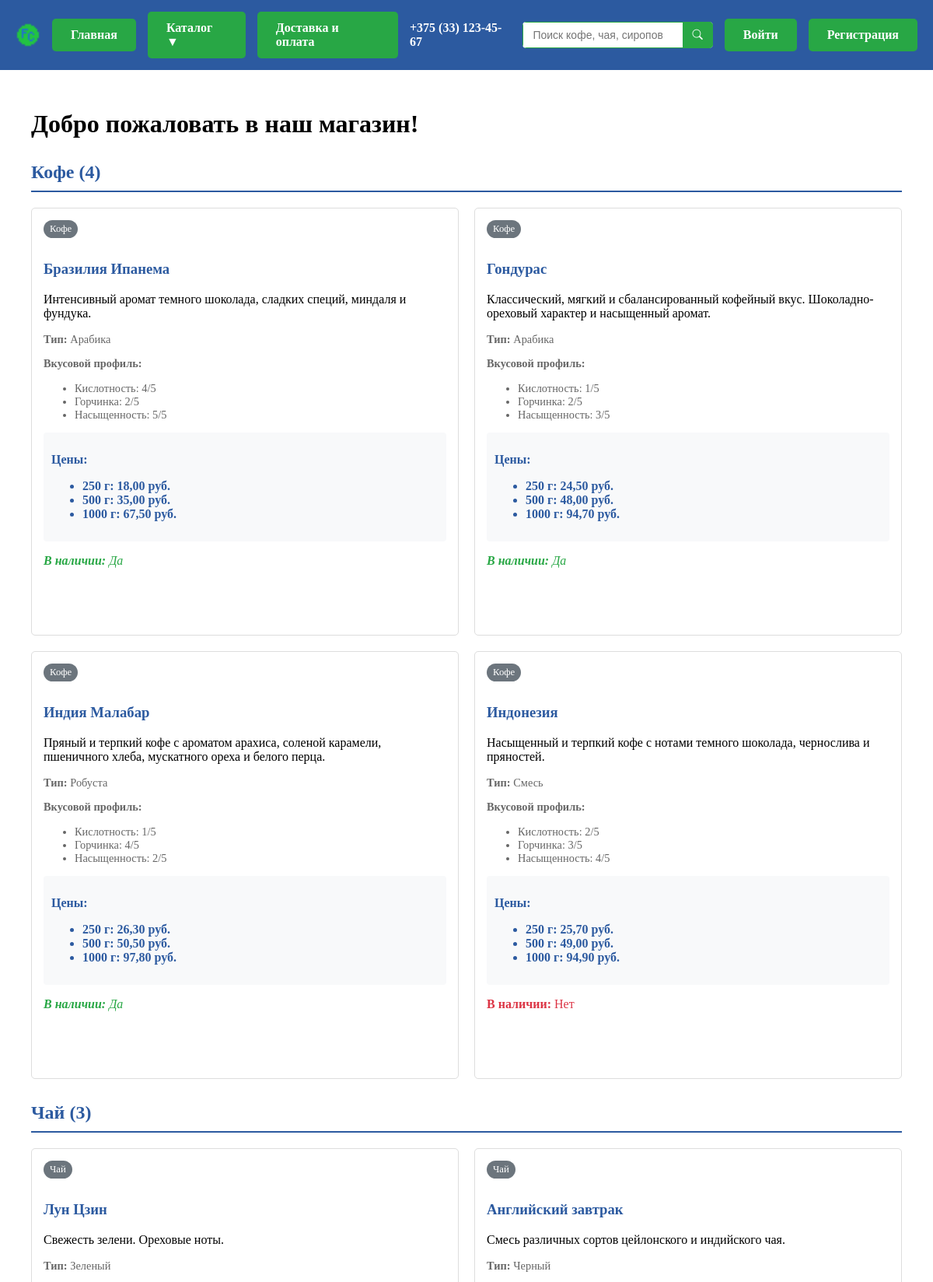
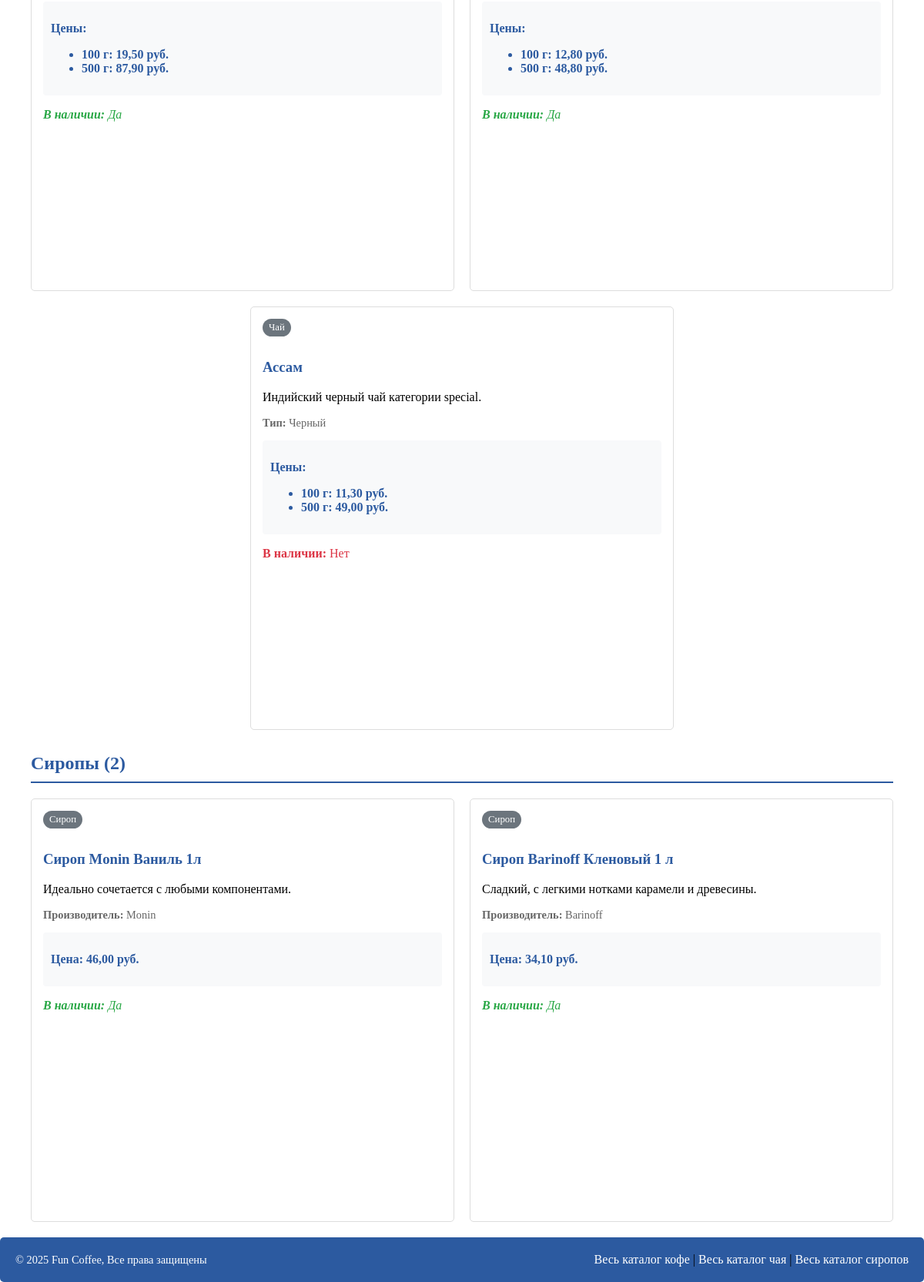
Screenshot of /products/ with the database file from the repository (2 pictures, top to bottom).
### products/models.py (models this page shows, shortened)
class Product(models.Model):
    name = models.CharField(max_length=100, verbose_name='Название')
    description = models.TextField(blank=True, verbose_name='Описание', default='')
    is_available = models.BooleanField(default=True, verbose_name='В наличии')
    class Meta:
        abstract = True

class Coffee(Product):
    COFFEE_TYPE_CHOICES = [
        ('arabica', 'Арабика'),
        ('robusta', 'Робуста'),
        ('blend', 'Смесь'),
    ]
    GRAMS_CHOICES = [
        (250, '250 г'),
        (500, '500 г'),
        (1000, '1000 г'),
    ]
    coffee_type = models.CharField(
        max_length=10,
        choices=COFFEE_TYPE_CHOICES,
        verbose_name='Сорт кофе',
        default='arabica'
    )
    price_250g = models.DecimalField(
        max_digits=10,
        decimal_places=2,
        verbose_name='Цена за 250 г',
        default=0.00
    )
    price_500g = models.DecimalField(
        max_digits=10,
        decimal_places=2,
        verbose_name='Цена за 500 г',
        default=0.00
    )
    price_1000g = models.DecimalField(
        max_digits=10,
        decimal_places=2,
        verbose_name='Цена за 1000 г',
        default=0.00
    )
    acidity = models.PositiveSmallIntegerField(
        verbose_name='Кислотность (1-5)',
        validators=[MinValueValidator(1), MaxValueValidator(5)],
        help_text='Оценка от 1 до 5',
        default=3
    )
    bitterness = models.PositiveSmallIntegerField(
        verbose_name='Горчинка (1-5)',
        validators=[MinValueValidator(1), MaxValueValidator(5)],
        help_text='Оценка от 1 до 5',
        default=3
    )
    intensity = models.PositiveSmallIntegerField(
        verbose_name='Насыщенность (1-5)',
        validators=[MinValueValidator(1), MaxValueValidator(5)],
        help_text='Оценка от 1 до 5',
        default=3
    )
    class Meta:
        verbose_name = 'Кофе'
        verbose_name_plural = 'Кофе'

class Tea(Product):
    TEA_TYPE_CHOICES = [
        ('black', 'Черный'),
        ('green', 'Зеленый'),
    ]
    GRAMS_CHOICES = [
        (100, '100 г'),
        (500, '500 г'),
    ]
    tea_type = models.CharField(
        max_length=10,
        choices=TEA_TYPE_CHOICES,
        verbose_name='Вид чая',
        default='black'
    )
    price_100g = models.DecimalField(
        max_digits=10,
        decimal_places=2,
        verbose_name='Цена за 100 г',
        default=0.00
    )
    price_500g = models.DecimalField(
        max_digits=10,
        decimal_places=2,
        verbose_name='Цена за 500 г',
        default=0.00
    )
    class Meta:
        verbose_name = 'Чай'
        verbose_name_plural = 'Чай'

class Syrup(Product):
    MANUFACTURER_CHOICES = [
        ('manufacturer1', 'Monin'),
        ('manufacturer2', 'Barinoff'),
    ]
    manufacturer = models.CharField(
        max_length=20,
        choices=MANUFACTURER_CHOICES,
        verbose_name='Производитель',
        default='manufacturer1'
    )
    price = models.DecimalField(
        max_digits=10,
        decimal_places=2,
        verbose_name='Цена',
        default=0.00
    )
    class Meta:
        verbose_name = 'Сироп'
        verbose_name_plural = 'Сиропы'

### products/views.py (the view)
# urls.py: path('', index, name='index'),
def index(request):
    coffees = Coffee.objects.all().order_by('-is_available')
    teas = Tea.objects.all().order_by('-is_available')
    syrups = Syrup.objects.all().order_by('-is_available')
    context = {
        'coffees': coffees,
        'teas': teas,
        'syrups': syrups,
    }
    return render(request, 'products/index.html', context)

### products/templates/products/index.html (shortened to what this page needs)
{% extends "products/base.html" %}
{% block content %}
<div style="max-width: 1200px; margin: 0 auto; padding: 0 20px;">
    <h1>Добро пожаловать в наш магазин!</h1>
    <h2 class="section-title">Кофе ({{ coffees|length }})</h2>
    {% if coffees %}
        <div class="products-container">
            {% for coffee in coffees %}
                <div class="product-item">
                    <span class="product-type">Кофе</span>
                    <h3>
                        <a href="{% url 'coffee_detail' coffee.pk %}" class="product-title">
                            {{ coffee.name }}
                        </a>
                    </h3>
                    <p>{{ coffee.description }}</p>
                    <div class="characteristics">
                        <p><strong>Тип:</strong> {{ coffee.get_coffee_type_display }}</p>
                        <p><strong>Вкусовой профиль:</strong></p>
                        <ul>
                            <li>Кислотность: {{ coffee.acidity }}/5</li>
                            <li>Горчинка: {{ coffee.bitterness }}/5</li>
                            <li>Насыщенность: {{ coffee.intensity }}/5</li>
                        </ul>
                    </div>
                    <div class="prices">
                        <p><strong>Цены:</strong></p>
                        <ul>
                            <li>250 г: {{ coffee.price_250g }} руб.</li>
                            <li>500 г: {{ coffee.price_500g }} руб.</li>
                            <li>1000 г: {{ coffee.price_1000g }} руб.</li>
                        </ul>
                    </div>
                    <p class="{% if coffee.is_available %}availability{% else %}not-available{% endif %}">
                        <strong>В наличии:</strong> {% if coffee.is_available %}Да{% else %}Нет{% endif %}
                    </p>
                </div>
            {% endfor %}
        </div>
    {% else %}
        <p>Кофе временно нет в наличии.</p>
    {% endif %}
    <h2 class="section-title">Чай ({{ teas|length }})</h2>
    {% if teas %}
        <div class="products-container">
            {% for tea in teas %}
                <div class="product-item">
                    <span class="product-type">Чай</span>
                    <h3>
                        <a href="{% url 'tea_detail' tea.pk %}" class="product-title">
                            {{ tea.name }}
                        </a>
                    </h3>
                    <p>{{ tea.description }}</p>
                    <div class="characteristics">
                        <p><strong>Тип:</strong> {{ tea.get_tea_type_display }}</p>
                    </div>
                    <div class="prices">
                        <p><strong>Цены:</strong></p>
                        <ul>
                            <li>100 г: {{ tea.price_100g }} руб.</li>
                            <li>500 г: {{ tea.price_500g }} руб.</li>
                        </ul>
                    </div>
                    <p class="{% if tea.is_available %}availability{% else %}not-available{% endif %}">
                        <strong>В наличии:</strong> {% if tea.is_available %}Да{% else %}Нет{% endif %}
                    </p>
                </div>
            {% endfor %}
        </div>
    {% else %}
        <p>Чая временно нет в наличии.</p>
    {% endif %}
    <h2 class="section-title">Сиропы ({{ syrups|length }})</h2>
    {% if syrups %}
        <div class="products-container">
            {% for syrup in syrups %}
                <div class="product-item">
                    <span class="product-type">Сироп</span>
                    <h3>
                        <a href="{% url 'syrup_detail' syrup.pk %}" class="product-title">
                            {{ syrup.name }}
                        </a>
                    </h3>
                    <p>{{ syrup.description }}</p>
                    <div class="characteristics">
                        <p><strong>Производитель:</strong> {{ syrup.get_manufacturer_display }}</p>
                    </div>
                    <div class="prices">
                        <p><strong>Цена:</strong> {{ syrup.price }} руб.</p>
                    </div>
                    <p class="{% if syrup.is_available %}availability{% else %}not-available{% endif %}">
                        <strong>В наличии:</strong> {% if syrup.is_available %}Да{% else %}Нет{% endif %}
                    </p>
                </div>
            {% endfor %}
        </div>
    {% else %}
        <p>Сиропа временно нет в наличии.</p>
    {% endif %}
</div>
{% endblock content %}

### products/templates/products/base.html (shortened to what this page needs)
{% load static %}
<!DOCTYPE html>
<html lang="ru">
<head>
    <link rel="stylesheet" href="https://cdn.jsdelivr.net/npm/bootstrap-icons@1.7.1/font/bootstrap-icons.css">
</head>
<body>
    <div class="content-wrapper">
        <div class="navigation">
            <div class="nav-container">
                <div class="nav-left">
                    <img src="{% static 'products/images/favicon.ico' %}" alt="Фавикон" class="favicon">
                    <a href="{% url 'index' %}" class="main-button">
                        Главная
                    </a>
                    <div class="catalog-container" style="display: inline-block;">
                        <div class="catalog-button">Каталог ▼</div>
                    </div>
                    <a href="{% url 'delivery_info' %}" class="delivery-button">
                        Доставка и оплата
                    </a>
                </div>
                <div class="nav-right">
                    <div class="phone-number">+375 (33) 123-45-67</div>
                    <form class="search-form" action="{% url 'product_search' %}" method="get">
                        <div class="search-input-group">
                            <input type="search" name="q" class="search-input" placeholder="Поиск кофе, чая, сиропов..." aria-label="Поиск" value="{{ request.GET.q }}">
                            <button type="submit" class="search-button">
                                <i class="bi bi-search search-icon"></i>
                            </button>
                        </div>
                    </form>
                    {% if user.is_authenticated %}
                        <div class="user-greeting">Hello, {{ user.username }}</div>
                        <form method="post" action="{% url 'users:logout' %}" class="logout-form">
                            {% csrf_token %}
                            <input type="hidden" name="next" value="{% url 'index' %}">
                            <button type="submit" class="logout-button">Выйти</button>
                        </form>
                    {% else %}
                        <a href="{% url 'users:login' %}" class="login-button">Войти</a>
                        <a href="{% url 'users:register' %}" class="register-button">Регистрация</a>
                    {% endif %}
                </div>
            </div>
        </div>
        <div style="max-width: 1200px; margin: 0 auto; padding: 0 20px; flex: 1;">
            {% block content %}
            {% endblock %}
        </div>
    </div>
    <div class="footer">
        <div class="copyright">© 2025 Fun Coffee, Все права защищены</div>
        <div>
            <a href="{% url 'coffee_list' %}">Весь каталог кофе</a> |
            <a href="{% url 'tea_list' %}">Весь каталог чая</a> |
            <a href="{% url 'syrup_list' %}">Весь каталог сиропов</a>
        </div>
    </div>
</body>
</html>

### products/templates/products/base.html (style rules this page uses)
html, body { height: 100%; margin: 0; }
body { display: flex; flex-direction: column; min-height: 100vh; }
.content-wrapper { flex: 1; display: flex; flex-direction: column; }
.navigation { background-color: #2c5aa0; padding: 15px 0; margin-bottom: 30px; }
.nav-container { max-width: 1200px; margin: 0 auto; padding: 0 20px; display: flex; align-items: center; justify-content: space-between; gap: 15px; }
.nav-left { display: flex; align-items: center; gap: 15px; }
.nav-right { display: flex; align-items: center; gap: 15px; }
.favicon { width: 32px; height: 32px; display: block; }
.main-button, .catalog-button, .delivery-button, .login-button, .register-button, .logout-button { display: inline-block; background-color: #28a745; color: white; padding: 12px 24px; text-decoration: none; border-radius: 5px; font-weight: bold; transition: background-color 0.3s ease; border: none; cursor: pointer; font-family: inherit; font-size: inherit; }
.catalog-button { position: relative; }
.phone-number { color: white; font-weight: bold; }
.footer { margin-top: auto; padding: 20px; background-color: #2c5aa0; border-radius: 5px; display: flex; justify-content: space-between; align-items: center; }
.copyright { color: white; font-size: 0.9em; }
.footer a { color: white; text-decoration: none; }
.search-form { display: flex; align-items: center; }
.search-input-group { display: flex; border-radius: 5px; overflow: hidden; background-color: white; }
.search-input { padding: 8px 12px; border: 1px solid #28a745; border-right: none; outline: none; min-width: 200px; font-size: 14px; }
.search-button { display: flex; align-items: center; justify-content: center; background-color: #28a745; color: white; padding: 8px 12px; border: 1px solid #28a745; border-left: none; cursor: pointer; transition: background-color 0.3s ease; }
.search-icon { font-size: 1em; }

### products/templates/products/index.html (style rules this page uses)
.products-container { display: flex; flex-wrap: wrap; gap: 20px; justify-content: center; margin: 20px 0; }
.product-item { border: 1px solid #ddd; padding: 15px; border-radius: 5px; width: calc(50% - 10px); box-sizing: border-box; aspect-ratio: 1/1; overflow: hidden; transition: transform 0.2s, box-shadow 0.2s; }
.product-title { color: #2c5aa0; text-decoration: none; }
.section-title { color: #2c5aa0; border-bottom: 2px solid #2c5aa0; padding-bottom: 10px; margin-top: 30px; }
.characteristics { color: #666; font-size: 0.9em; margin: 10px 0; }
.prices { color: #2c5aa0; font-weight: bold; background-color: #f8f9fa; padding: 10px; border-radius: 4px; margin: 10px 0; }
.availability { font-style: italic; color: #28a745; }
.not-available { color: #dc3545; }
.product-type { background-color: #6c757d; color: white; padding: 4px 8px; border-radius: 12px; font-size: 0.8em; display: inline-block; margin-bottom: 10px; }

### rows the page displays
Coffee: name "Бразилия Ипанема", description "Интенсивный аромат темного шоколада, сладких специй, миндаля и фундука.", coffee_type "Арабика", acidity "4", bitterness "2", intensity "5", price_250g "18,00", price_500g "35,00", price_1000g "67,50", is_available "Да"
Coffee: name "Гондурас", description "Классический, мягкий и сбалансированный кофейный вкус. Шоколадно-ореховый характер и насыщенный аромат.", coffee_type "Арабика", acidity "1", bitterness "2", intensity "3", price_250g "24,50", price_500g "48,00", price_1000g "94,70", is_available "Да"
Coffee: name "Индия Малабар", description "Пряный и терпкий кофе с ароматом арахиса, соленой карамели, пшеничного хлеба, мускатного ореха и белого перца.", coffee_type "Робуста", acidity "1", bitterness "4", intensity "2", price_250g "26,30", price_500g "50,50", price_1000g "97,80", is_available "Да"
Coffee: name "Индонезия", description "Насыщенный и терпкий кофе с нотами темного шоколада, чернослива и пряностей.", coffee_type "Смесь", acidity "2", bitterness "3", intensity "4", price_250g "25,70", price_500g "49,00", price_1000g "94,90", is_available "Нет"
Tea: name "Лун Цзин", description "Свежесть зелени. Ореховые ноты.", tea_type "Зеленый", price_100g "19,50", price_500g "87,90", is_available "Да"
Tea: name "Английский завтрак", description "Смесь различных сортов цейлонского и индийского чая.", tea_type "Черный", price_100g "12,80", price_500g "48,80", is_available "Да"
Tea: name "Ассам", description "Индийский черный чай категории special.", tea_type "Черный", price_100g "11,30", price_500g "49,00", is_available "Нет"
Syrup: name "Сироп Monin Ваниль 1л", description "Идеально сочетается с любыми компонентами.", manufacturer "Monin", price "46,00", is_available "Да"
Syrup: name "Сироп Barinoff Кленовый 1 л", description "Сладкий, с легкими нотками карамели и древесины.", manufacturer "Barinoff", price "34,10", is_available "Да"

### other values shown
{{ coffees|length }} "4"
{{ teas|length }} "3"
{{ syrups|length }} "2"
